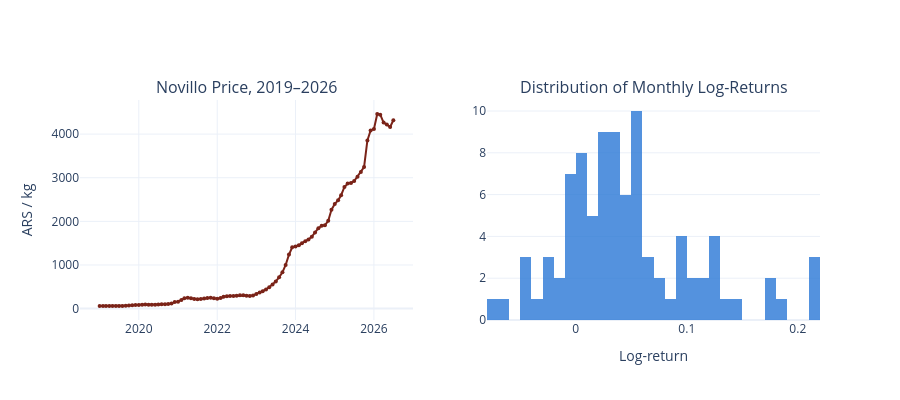

Notebook cell for this chart:
### Code cell
# ── 2.2  Post-2019 zoom ─────────────────────────────────────────
recent = df.loc['2019-01':]

fig = make_subplots(rows=1, cols=2,
    subplot_titles=['Novillo Price, 2019–2026',
                    'Distribution of Monthly Log-Returns'])

fig.add_trace(go.Scatter(
    x=recent.index, y=recent['novillo_ars_kg'],
    mode='lines+markers', marker=dict(size=4, color=UOE_RED),
    line=dict(color=UOE_RED, width=2), name='Price',
    hovertemplate='%{x|%b %Y}<br>%{y:,.0f} ARS/kg<extra></extra>'
), row=1, col=1)

lr = recent['log_return'].dropna()
fig.add_trace(go.Histogram(
    x=lr, nbinsx=30, marker_color=UOE_BLUE, opacity=0.8,
    name='Log-returns',
    hovertemplate='Return: %{x:.3f}<br>Count: %{y}<extra></extra>'
), row=1, col=2)

fig.update_layout(height=400, showlegend=False,
                  yaxis_title='ARS / kg', xaxis2_title='Log-return')
fig.show()

from scipy import stats
print(f"Mean monthly log-return: {lr.mean():.4f}  ({np.exp(lr.mean()*12)-1:.1%} annualised)")
print(f"Std  monthly log-return: {lr.std():.4f}")
print(f"Skewness: {lr.skew():.2f},  Kurtosis: {lr.kurtosis():.2f}")
